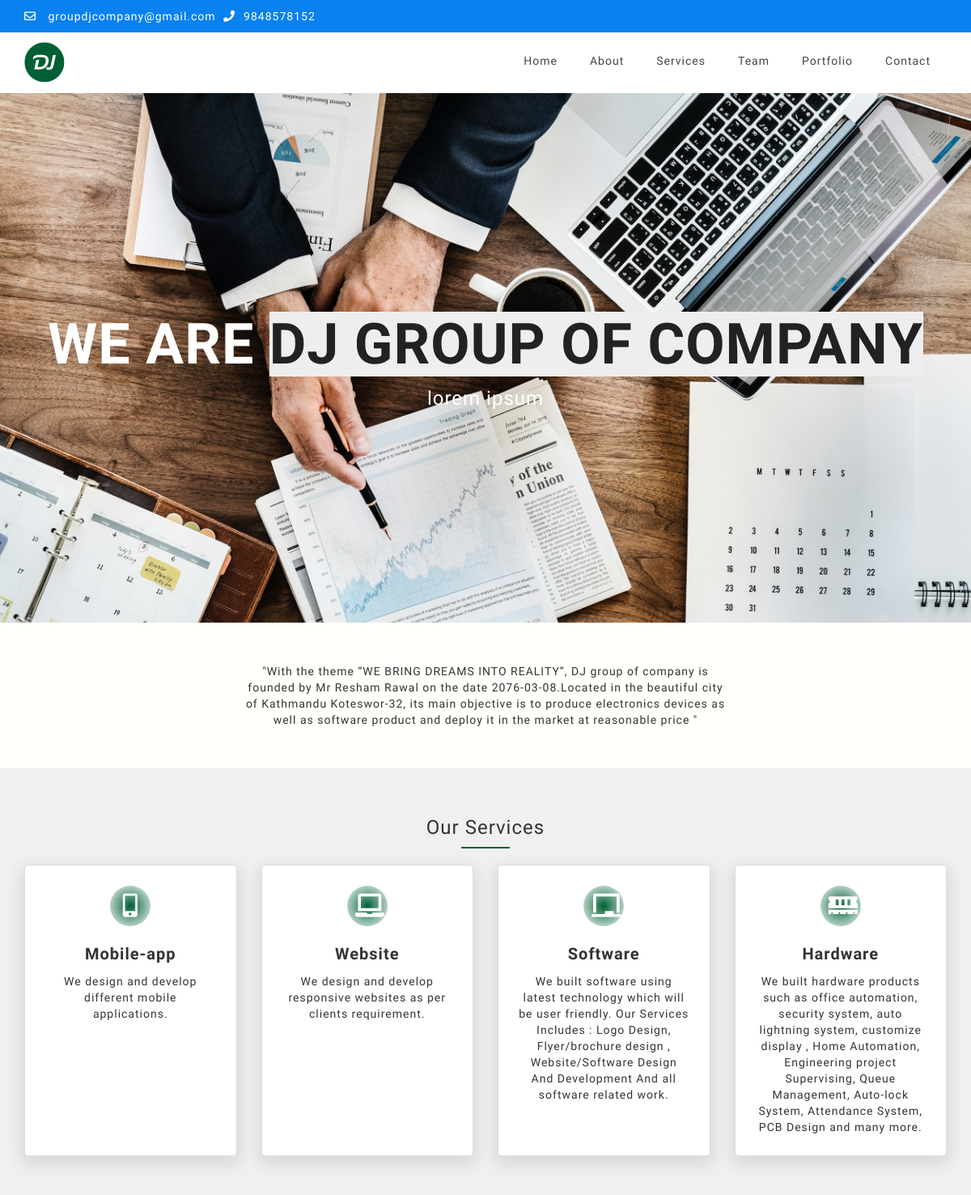
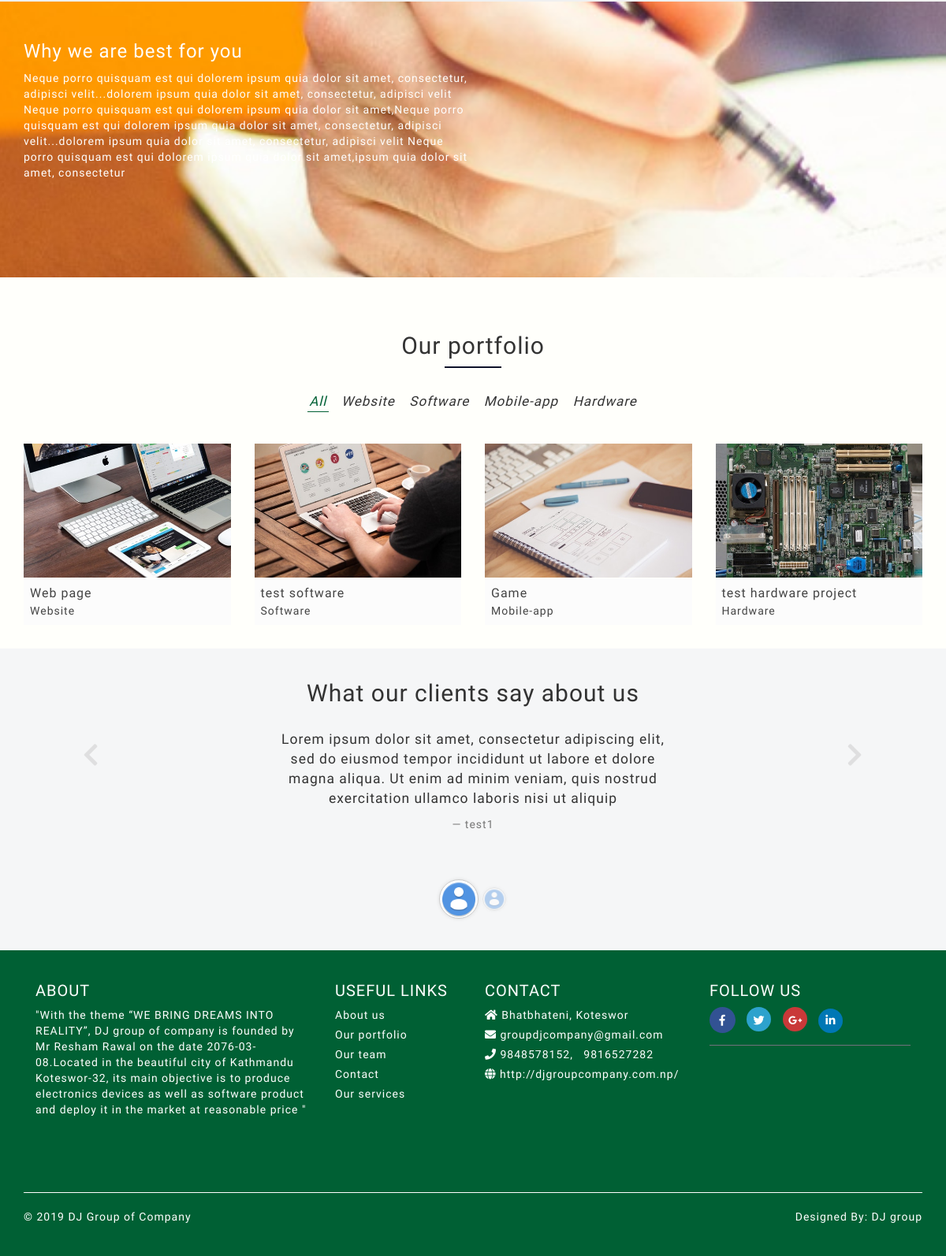
The page / on the database its author committed (2 pictures, top to bottom).
### djgroup/models.py (models this page shows, shortened)
class SiteSetting(models.Model):
    logo = models.ImageField(upload_to='sitesetting')
    number = models.IntegerField()
    number2 = models.IntegerField(null=True)
    email = models.EmailField()
    address = models.CharField(max_length=100)
    website = models.URLField()
    map_link = models.URLField()
    facebook_link = models.URLField(null=True)
    twitter_link = models.URLField(null=True)
    google_link = models.URLField(null=True)
    linkedin_link = models.URLField(null=True)
    created = models.DateTimeField(auto_now_add=True)
    updated = models.DateTimeField(auto_now=True)
    class Meta:
        verbose_name_plural = 'Site Setting'
    def image_tag(self):
        if self.logo:
            return mark_safe('<img src="%s" style="width: 80px; height:80px;" />' % self.logo.url)
        else:
            return 'No Image Found'
    image_tag.short_description = 'Logo'

class Banner(models.Model):
    index = models.ImageField(upload_to='banners')
    index_text = models.TextField(null=True)
    about = models.ImageField(upload_to='banners')
    about_text = models.TextField(null=True)
    services = models.ImageField(upload_to='banners')
    services_text = models.TextField(null=True)
    team = models.ImageField(upload_to='banners')
    team_text = models.TextField(null=True)
    portfolio = models.ImageField(upload_to='banners')
    portfolio_text = models.TextField(null=True)
    contact = models.ImageField(upload_to='banners')
    contact_text = models.TextField(null=True)
    created = models.DateTimeField(auto_now_add=True)
    updated = models.DateTimeField(auto_now=True)
    class Meta:
        verbose_name_plural = 'Banners'
    def index_tag(self):
        if self.index:
            return mark_safe('<img src="%s" style="width: 80px; height:80px;" />' % self.index.url)
        else:
            return 'No Image Found'
    index_tag.short_description = 'Index Banner'
    def about_tag(self):
        if self.about:
            return mark_safe('<img src="%s" style="width: 80px; height:80px;" />' % self.about.url)
        else:
            return 'No Image Found'
    about_tag.short_description = 'About Banner'
    def services_tag(self):
        if self.services:
            return mark_safe('<img src="%s" style="width: 80px; height:80px;" />' % self.services.url)
        else:
            return 'No Image Found'
    services_tag.short_description = 'Services Banner'
    def team_tag(self):
        if self.team:
            return mark_safe('<img src="%s" style="width: 80px; height:80px;" />' % self.team.url)
        else:
            return 'No Image Found'
    team_tag.short_description = 'Team Banner'
    def portfolio_tag(self):
        if self.portfolio:
            return mark_safe('<img src="%s" style="width: 80px; height:80px;" />' % self.portfolio.url)
        else:
            return 'No Image Found'
    portfolio_tag.short_description = 'Portfolio Banner'
    def contact_tag(self):
        if self.contact:
            return mark_safe('<img src="%s" style="width: 80px; height:80px;" />' % self.contact.url)
        else:
            return 'No Image Found'
    contact_tag.short_description = 'Contact Banner'

class AboutUs(models.Model):
    description = models.TextField()
    mission = models.TextField()
    vision = models.TextField()
    strategy = models.TextField()
    goal = models.TextField()
    who_we_are = models.TextField()
    why_choose_us = models.TextField()
    how_we_work = models.ImageField(upload_to='about', default=None)
    best_for = models.TextField()
    bg_image = models.ImageField(upload_to='about', default=None)
    created = models.DateTimeField(auto_now_add=True)
    updated = models.DateTimeField(auto_now=True)
    class Meta:
        verbose_name_plural = 'About Us'

class ServiceType(models.Model):
    name = models.CharField(max_length=100)
    description = models.TextField()
    icon = models.CharField(max_length=100, default='fa fa-bars')
    created = models.DateTimeField(auto_now_add=True)
    updated = models.DateTimeField(auto_now=True)
    class Meta:
        verbose_name_plural = 'Types of services'

class Portfolio(models.Model):
    service_type = models.ForeignKey(ServiceType, on_delete=models.CASCADE)
    title = models.CharField(max_length=100)
    description = HTMLField(null=True)
    image = models.ImageField(upload_to='portfolio')
    created = models.DateTimeField(auto_now_add=True)
    updated = models.DateTimeField(auto_now=True)
    class Meta:
        verbose_name_plural = 'Portfolio of our work'
    def image_tag(self):
        if self.image:
            return mark_safe('<img src="%s" style="width: 80px; height:80px;" />' % self.image.url)
        else:
            return 'No Image Found'
    image_tag.short_description = 'Image'

class Testimonials(models.Model):
    name = models.CharField(max_length=100)
    description = models.TextField()
    created = models.DateTimeField(auto_now_add=True)
    updated = models.DateTimeField(auto_now=True)
    class Meta:
        verbose_name_plural = 'Testimonials of clients'

### djgroup/views.py (the view)
# urls.py: path('', views.index, name='index'),
def index(request):
    service_type = ServiceType.objects.all().order_by('-created')
    portfolio = Portfolio.objects.all().order_by('-created')
    testimonial = Testimonials.objects.all().order_by('-created')
    context = {'portfolios': portfolio,
               'service_types': service_type,
               'testimonials': testimonial}
    return render(request, 'djgroup/index.html', context)

### djgroup/context_processor.py (called while the page is built)
def site_setting(request):
    settings = SiteSetting.objects.all().order_by('-created')[0:1]
    abouts = AboutUs.objects.all().order_by('-created')[0:1]
    banners = Banner.objects.all().order_by('-created')[0:1]
    return {'settings': settings, 'abouts': abouts, 'banners': banners}

### templates/djgroup/index.html (shortened to what this page needs)
{% load static %}
<!DOCTYPE html>
<html>
<head>
	<link rel="stylesheet" href="https://use.fontawesome.com/releases/v5.3.1/css/all.css"
>
	<link rel="stylesheet" type="text/css" href="{% static 'css/bootstrap.min.css' %}">
	<link rel="stylesheet" type="text/css" href="{% static 'css/style.css' %}">
	<link rel="stylesheet" type="text/css" href="{% static 'css/animate.css' %}">
	<link rel="stylesheet" type="text/css" href="{% static 'css/cubeportfolio.min.css' %}">
	<link rel="stylesheet" type="text/css" href="{% static 'css/style1.css' %}">
	<link rel="stylesheet" type="text/css" href="{% static 'css/about.css' %}">
	<link rel="stylesheet" type="text/css" href="{% static 'css/team.css' %}">
	<link rel="stylesheet" type="text/css" href="{% static 'css/service.css' %}">
	<link rel="stylesheet" type="text/css" href="{% static 'css/portfolio.css' %}">
	<link rel="stylesheet" type="text/css" href="{% static 'css/detail.css' %}">
	<link rel="stylesheet" type="text/css" href="{% static 'css/responsive.css' %}">
	<link rel="stylesheet" type="text/css" href="{% static 'css/contact.css' %}">
</head>
<body>
	<header>
		<div class="header-top">
			<div class="container">
				<div class="row">
					<div class="ht-left">
						<div class="col-lg-6 col-md-6 col-sm-12 col-xs-12">
							<ul class="pull-left top-contact">
								{% for setting in settings %}
								<li><i class="far fa-envelope"></i><a href="mailto:{{ setting.email }}">
										{{ setting.email }}</a></li>
								<li><i class="fas fa-phone"></i>{{ setting.number }}</li>
							</ul>
							{% endfor %}
						</div>
					</div>
					<div class="col-lg-6 col-md-6 col-sm-6 col-xs-12">
					</div>
				</div>
			</div>
		</div>
		<div class="header-bottom">
			<div class="container">
				{% for setting in settings %}
				<div class="logo"><a href="{% url 'djgroup:index' %}"><img src="/media/{{ setting.logo }}"></a></div>
				{% endfor %}
				<nav>
					<ul>
						<li><a href="{% url 'djgroup:index' %}">Home</a></li>
						<li><a href="{% url 'djgroup:about' %}">About</a></li>
						<li class="sub-menu"><a href="{% url 'djgroup:service' %}">Services</a>
						</li>
						<li><a href="{% url 'djgroup:team' %}">Team</a></li>
						<li><a href="{% url 'djgroup:portfolio' %}">Portfolio</a>
						</li>
						<li><a href="{% url 'djgroup:contact' %}">Contact</a></li>
					</ul>
				</nav>
			</div>
		</div>
	</header>
	{% block content %}
	{% for banner in banners %}
	<div class="slide-text" style="background-image: url('/media/{{ banner.index }}');">
		<div class="container">
			<h1 class="cd-headline letters type">
				<span>We are</span>
				<span class="cd-words-wrapper">
					<b class="is-visible">DJ Group of Company</b>
				</span>
			</h1>
			<p>{{ banner.index_text }}</p>
		</div>
	</div>
	{% endfor %}
	<section class="about-us wow fadeInUp" data-wow-duration="2s" data-wow-delay="2s">
		{% for about in abouts %}
		<p>{{ about.description }}</p>
		{% endfor %}
	</section>
	<section class="service wow fadeInUp" data-wow-offset="3" data-wow-iteration="1">
		<h3>Our Services</h3>
		<div class="service-line"></div>
		<br>
		<div class="container">
			<div class="row">
				{% for service_type in service_types %}
				<div class="col-lg-3 col-md-3 col-sm-6 col-xs-12">
					<div class="service-box">
						<div class="service-icon"><i class="{{ service_type.icon }}"></i></div>
						<div class="service-title">{{ service_type.name }}</div>
						<div class="service-text">{{ service_type.description }}</div>
					</div>
				</div>
				{% endfor %}
			</div>
		</div>
	</section>
	<section class="why-us">
		<div class="container">
			<div class="why-content">
				<h3 class="why-title">Why we are best for you</h3>
				{% for about in abouts %}
				<div class="why-text">{{ about.best_for }}</div>
				{% endfor %}
			</div>
		</div>
	</section>
	<section class="project">
		<div class="container content-md">
			<div class="text-center">
				<h2>Our portfolio</h2>
				<div class="portfolio-line"></div>
			</div>
			<div class="sorting-block">
				<div class="content-xs">
					<ul class="sorting-nav sorting-nav-v1 text-center">
						<li class="filter" data-filter="all">All</li>
						{% for portfolio in portfolios %}
						<li class="filter" data-filter="{{ portfolio.service_type.name }}">
							{{ portfolio.service_type.name }}
						</li>
						{% endfor %}
					</ul>
				</div>
				<ul class="row sorting-grid">
					{% for portfolio in portfolios %}
					<li class="col-md-3 col-sm-6 col-xs-12 mix {{ portfolio.service_type.name }}">
						<a href="#">
							<img class="img-responsive" src="/media/{{ portfolio.image }}" alt="">
							<span class="sorting-cover">
								<span>{{ portfolio.title }}</span>
								<p>{{ portfolio.service_type.name }}</p>
							</span>
						</a>
					</li>
					{% endfor %}
				</ul>
			</div>
		</div>
	</section>
	<section class="testimonial">
		<div class="container">
			<div class="row">
				<h2 class="client-title">What our clients say about us</h2>
				<div class="col-md-12">
					<div class="carousel slide" data-ride="carousel" id="quote-carousel">
						<div class="carousel-inner text-center">
							{% for testimonial in testimonials %}
							{% if forloop.counter == 1 %}
							<div class="item active">
								<blockquote>
									<div class="row">
										<div class="col-sm-8 col-sm-offset-2">
											<p>{{testimonial.description}} </p>
											<small>{{testimonial.name}}</small>
										</div>
									</div>
								</blockquote>
							</div>
							{% endif %}
							{% endfor %}
						</div>
						<ol class="carousel-indicators">
							{% for testimonial in testimonials %}
							{% if forloop.counter0 == 0 %}
							<li data-target="#quote-carousel" data-slide-to="{{ forloop.counter0 }}" class="active"><img
									class="img-responsive " src="{% static 'img/testimonial.png' %}" alt="">
							</li>
							{% else %}
							<li data-target="#quote-carousel" data-slide-to="{{ forloop.counter0 }}"><img
									class="img-responsive" src="{% static 'img/testimonial.png' %}" alt="">
							</li>
							{% endif %}
							{% endfor %}
						</ol>
						<a data-slide="prev" href="#quote-carousel" class="left carousel-control"><i
								class="fa fa-chevron-left"></i></a>
						<a data-slide="next" href="#quote-carousel" class="right carousel-control"><i
								class="fa fa-chevron-right"></i></a>
					</div>
				</div>
			</div>
		</div>
	</section>
	{% endblock %}
	<footer>
		<div class="footer-upper">
			<div class="container">
				<div class="footer-part">
					<div class="col-lg-4 col-md-4 col-sm-6 col-xs-12 footer-div">
						<div class="footer-block information">
							<h4 class="title">About</h4>
							{% for about in abouts %}
							<p>{{ about.description }}</p>
							{% endfor %}
						</div>
					</div>
					<div class="col-lg-2 col-md-2 col-sm-6 col-xs-12 footer-div">
						<div class="footer-block information">
							<h4 class="title">Useful links</h4>
							<ul class="list">
								<li class="ft-item"><a href="{% url 'djgroup:about' %}">About us</a></li>
								<li class="ft-item"><a href="{% url 'djgroup:portfolio' %}">Our portfolio</a></li>
								<li class="ft-item"><a href="{% url 'djgroup:team' %}">Our team</a></li>
								<li class="ft-item"><a href="{% url 'djgroup:contact' %}">Contact</a></li>
								<li class="ft-item"><a href="{% url 'djgroup:service' %}">Our services</a></li>
							</ul>
						</div>
					</div>
					<div class="col-lg-3 col-md-3 col-sm-6 col-xs-12 footer-div">
						<div class="footer-block information">
							<h4 class="title">Contact</h4>
							<ul class="list">
								{% for setting in settings %}
								<li class="ft-item"><i class="fa fa-home" aria-hidden="true"></i>
									{{setting.address}}
								</li>
								<li class="ft-item"><i class="fa fa-envelope" aria-hidden="true"></i>
									<a href="mailto:{{ setting.email }}">
										{{ setting.email }}</a>
								</li>
								<li class="ft-item"><i class="fa fa-phone" aria-hidden="true"></i>
									{{setting.number}},
									&nbsp; {{ setting.number2 }}
								</li>
								<li class="ft-item"><i class="fa fa-globe" aria-hidden="true"></i><a href="">
										{{ setting.website }}</a></li>
							</ul>
							{% endfor %}
						</div>
					</div>
					<div class="col-lg-3 col-md-3 col-sm-6 col-xs-12 footer-div">
						<div class="footer-term">
							<h4 class="title">Follow us</h4>
							<ul class="networks">
								{% for setting in settings %}
								<li><a href="{{ setting.facebook_link }}"><i class="fab fa-facebook-f"></i></a></li>
								<li><a href="{{ setting.twitter_link }}"><i class="fab fa-twitter"></i></a></li>
								<li><a href="{{ setting.google_link }}"><i class="fab fa-google-plus-g"></i></a></li>
								<li><a href="{{ setting.linkedin_link }}"><i class="fab fa-linkedin-in"></i></a></li>
								{% endfor %}
							</ul>
						</div>
					</div>
				</div>
				<div class="footer-bottom">
					<div class="row">
						<div class="col-lg-6 col-md-6 col-sm-6 col-xs-12">
							<div class="ft-left">
								<p>© 2019 DJ Group of Company</p>
							</div>
						</div>
						<div class="col-lg-6 col-md-6 col-sm-6 col-xs-12">
							<div class="ft-right">
								{% for setting in settings %}
								<p>Designed By: <a href="{{ setting.website }}">DJ group</a></p>
								{% endfor %}
							</div>
						</div>
					</div>
				</div>
			</div>
		</div>
	</footer>
</body>
</html>

### djgroup/static/css/portfolio.css (style rules this page uses)
.sorting-block .sorting-grid .mix a { color: #444; }
.sorting-block ul { padding: 0; }
.sorting-block .sorting-nav { margin-bottom: 40px; }
.sorting-block .sorting-nav li { padding: 0 2px; font-size: 14px; cursor: pointer; list-style: none; display: inline-block; }
.sorting-block .sorting-nav li.active { color: #006034; border-bottom: solid 1px #006034; }
.sorting-block .sorting-nav-v1 li { margin: 0 5px; font-size: 17px; font-style: italic; }
.sorting-block .sorting-grid { list-style: none; }
.sorting-block .sorting-grid .mix { opacity: 0; display: none; margin-bottom: 30px; }
.sorting-block .sorting-grid li .sorting-cover { padding: 8px; display: block; margin-top: 1px; background: #fcfcfc; }
.sorting-block .sorting-grid li .sorting-cover p { margin-bottom: 0; }
.sorting-block .sorting-grid li .sorting-cover span { font-size: 16px; }

### rows shown on the page
SiteSetting: email "groupdjcompany@gmail.com", number "9848578152", logo (picture), address "Bhatbhateni, Koteswor", number2 "9816527282", website "http://djgroupcompany.com.np/"
Banner: index (picture), index_text "lorem ipsum"
AboutUs: description "\"With the theme “WE BRING DREAMS INTO REALITY”, DJ group of company is founded by Mr Resham Rawal on the date 2076-03-08.Located in the beautiful city of Kathmandu Koteswor-32, its main objective is to produce electronics devices as well as software product and deploy it in the market at reasonable price \"", best_for "Neque porro quisquam est qui dolorem ipsum quia dolor sit amet, consectetur, adipisci velit...dolorem ipsum quia dolor sit amet, consectetur, adipisci velit Neque porro quisquam est qui dolorem ipsum quia dolor sit amet,Neque porro quisquam est qui dolorem ipsum quia dolor sit amet, consectetur, adipisci velit...dolorem ipsum quia dolor sit amet, consectetur, adipisci velit Neque porro quisquam est qui dolorem ipsum quia dolor sit amet,ipsum quia dolor sit amet, consectetur"
ServiceType: name "Mobile-app", description "We design and develop different mobile applications."
ServiceType: name "Website", description "We design and develop responsive websites as per clients requirement."
ServiceType: name "Software", description "We built software using latest technology which will be user friendly. Our Services Includes : Logo Design, Flyer/brochure design , Website/Software Design And Development And all software related work."
ServiceType: name "Hardware", description "We built hardware products such as office automation, security system, auto lightning system, customize display , Home Automation, Engineering project Supervising, Queue Management, Auto-lock System, Attendance System, PCB Design and many more."
Portfolio: service_type.name "Website", image (picture), title "Web page"
Portfolio: service_type.name "Software", image (picture), title "test software"
Portfolio: service_type.name "Mobile-app", image (picture), title "Game"
Portfolio: service_type.name "Hardware", image (picture), title "test hardware project"
Testimonials: description "Lorem ipsum dolor sit amet, consectetur adipiscing elit, sed do eiusmod tempor incididunt ut labore et dolore magna aliqua. Ut enim ad minim veniam, quis nostrud exercitation ullamco laboris nisi ut aliquip", name "test1"
